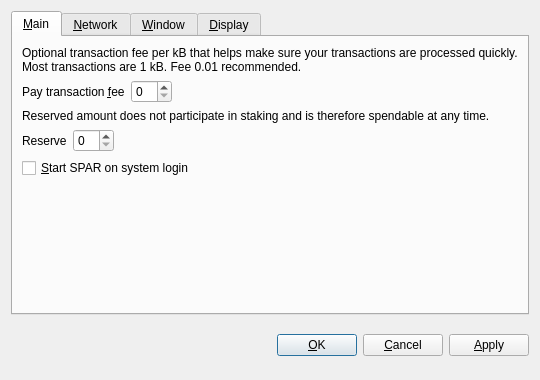
<?xml version="1.0" encoding="UTF-8"?>
<ui version="4.0">
 <class>OptionsDialog</class>
 <widget class="QDialog" name="OptionsDialog">
  <property name="geometry">
   <rect>
    <x>0</x>
    <y>0</y>
    <width>540</width>
    <height>380</height>
   </rect>
  </property>
  <property name="windowTitle">
   <string>Options</string>
  </property>
  <property name="modal">
   <bool>true</bool>
  </property>
  <layout class="QVBoxLayout" name="verticalLayout">
   <item>
    <widget class="QTabWidget" name="tabWidget">
     <property name="tabPosition">
      <enum>QTabWidget::North</enum>
     </property>
     <property name="currentIndex">
      <number>0</number>
     </property>
     <widget class="QWidget" name="tabMain">
      <attribute name="title">
       <string>&amp;Main</string>
      </attribute>
      <layout class="QVBoxLayout" name="verticalLayout_Main">
       <item>
        <widget class="QLabel" name="transactionFeeInfoLabel">
         <property name="text">
          <string>Optional transaction fee per kB that helps make sure your transactions are processed quickly. Most transactions are 1 kB. Fee 0.01 recommended.</string>
         </property>
         <property name="textFormat">
          <enum>Qt::PlainText</enum>
         </property>
         <property name="wordWrap">
          <bool>true</bool>
         </property>
        </widget>
       </item>
       <item>
        <layout class="QHBoxLayout" name="horizontalLayoutFee">
         <item>
          <widget class="QLabel" name="transactionFeeLabel">
           <property name="text">
            <string>Pay transaction &amp;fee</string>
           </property>
           <property name="textFormat">
            <enum>Qt::PlainText</enum>
           </property>
           <property name="buddy">
            <cstring>transactionFee</cstring>
           </property>
          </widget>
         </item>
         <item>
          <widget class="BitcoinAmountField" name="transactionFee"/>
         </item>
         <item>
          <spacer name="horizontalSpacerFee">
           <property name="orientation">
            <enum>Qt::Horizontal</enum>
           </property>
           <property name="sizeHint" stdset="0">
            <size>
             <width>40</width>
             <height>20</height>
            </size>
           </property>
          </spacer>
         </item>
        </layout>
       </item>
       <item>
        <widget class="QLabel" name="reserveBalanceInfoLabel">
         <property name="text">
          <string>Reserved amount does not participate in staking and is therefore spendable at any time.</string>
         </property>
         <property name="textFormat">
          <enum>Qt::PlainText</enum>
         </property>
         <property name="wordWrap">
          <bool>true</bool>
         </property>
        </widget>
       </item>
       <item>
        <layout class="QHBoxLayout" name="horizontalLayoutReserveBalance">
         <item>
          <widget class="QLabel" name="reserveBalanceLabel">
           <property name="text">
            <string>Reserve</string>
           </property>
           <property name="textFormat">
            <enum>Qt::PlainText</enum>
           </property>
           <property name="buddy">
            <cstring>reserveBalance</cstring>
           </property>
          </widget>
         </item>
         <item>
          <widget class="BitcoinAmountField" name="reserveBalance"/>
         </item>
         <item>
          <spacer name="horizontalSpacerReserveBalance">
           <property name="orientation">
            <enum>Qt::Horizontal</enum>
           </property>
           <property name="sizeHint" stdset="0">
            <size>
             <width>40</width>
             <height>20</height>
            </size>
           </property>
          </spacer>
         </item>
        </layout>
       </item>
       <item>
        <widget class="QCheckBox" name="bitcoinAtStartup">
         <property name="toolTip">
          <string>Automatically start SPAR after logging in to the system.</string>
         </property>
         <property name="text">
          <string>&amp;Start SPAR on system login</string>
         </property>
        </widget>
       </item>
       <item>
        <spacer name="verticalSpacer_Main">
         <property name="orientation">
          <enum>Qt::Vertical</enum>
         </property>
         <property name="sizeHint" stdset="0">
          <size>
           <width>20</width>
           <height>40</height>
          </size>
         </property>
        </spacer>
       </item>
      </layout>
     </widget>
     <widget class="QWidget" name="tabNetwork">
      <attribute name="title">
       <string>&amp;Network</string>
      </attribute>
      <layout class="QVBoxLayout" name="verticalLayout_Network">
       <item>
        <widget class="QCheckBox" name="mapPortUpnp">
         <property name="toolTip">
          <string>Automatically open the SPAR client port on the router. This only works when your router supports UPnP and it is enabled.</string>
         </property>
         <property name="text">
          <string>Map port using &amp;UPnP</string>
         </property>
        </widget>
       </item>
       <item>
        <widget class="QCheckBox" name="connectSocks">
         <property name="toolTip">
          <string>Connect to the SPAR network through a SOCKS proxy (e.g. when connecting through Tor).</string>
         </property>
         <property name="text">
          <string>&amp;Connect through SOCKS proxy:</string>
         </property>
        </widget>
       </item>
       <item>
        <layout class="QHBoxLayout" name="horizontalLayout_Network">
         <item>
          <widget class="QLabel" name="proxyIpLabel">
           <property name="text">
            <string>Proxy &amp;IP:</string>
           </property>
           <property name="textFormat">
            <enum>Qt::PlainText</enum>
           </property>
           <property name="buddy">
            <cstring>proxyIp</cstring>
           </property>
          </widget>
         </item>
         <item>
          <widget class="QValidatedLineEdit" name="proxyIp">
           <property name="maximumSize">
            <size>
             <width>140</width>
             <height>16777215</height>
            </size>
           </property>
           <property name="toolTip">
            <string>IP address of the proxy (e.g. 127.0.0.1)</string>
           </property>
          </widget>
         </item>
         <item>
          <widget class="QLabel" name="proxyPortLabel">
           <property name="text">
            <string>&amp;Port:</string>
           </property>
           <property name="textFormat">
            <enum>Qt::PlainText</enum>
           </property>
           <property name="buddy">
            <cstring>proxyPort</cstring>
           </property>
          </widget>
         </item>
         <item>
          <widget class="QLineEdit" name="proxyPort">
           <property name="maximumSize">
            <size>
             <width>55</width>
             <height>16777215</height>
            </size>
           </property>
           <property name="toolTip">
            <string>Port of the proxy (e.g. 9050)</string>
           </property>
          </widget>
         </item>
         <item>
          <widget class="QLabel" name="socksVersionLabel">
           <property name="text">
            <string>SOCKS &amp;Version:</string>
           </property>
           <property name="textFormat">
            <enum>Qt::PlainText</enum>
           </property>
           <property name="buddy">
            <cstring>socksVersion</cstring>
           </property>
          </widget>
         </item>
         <item>
          <widget class="QValueComboBox" name="socksVersion">
           <property name="toolTip">
            <string>SOCKS version of the proxy (e.g. 5)</string>
           </property>
          </widget>
         </item>
         <item>
          <spacer name="horizontalSpacer_Network">
           <property name="orientation">
            <enum>Qt::Horizontal</enum>
           </property>
           <property name="sizeHint" stdset="0">
            <size>
             <width>40</width>
             <height>20</height>
            </size>
           </property>
          </spacer>
         </item>
        </layout>
       </item>
       <item>
        <spacer name="verticalSpacer_Network">
         <property name="orientation">
          <enum>Qt::Vertical</enum>
         </property>
         <property name="sizeHint" stdset="0">
          <size>
           <width>20</width>
           <height>40</height>
          </size>
         </property>
        </spacer>
       </item>
      </layout>
     </widget>
     <widget class="QWidget" name="tabWindow">
      <attribute name="title">
       <string>&amp;Window</string>
      </attribute>
      <layout class="QVBoxLayout" name="verticalLayout_Window">
       <item>
        <widget class="QCheckBox" name="minimizeToTray">
         <property name="toolTip">
          <string>Show only a tray icon after minimizing the window.</string>
         </property>
         <property name="text">
          <string>&amp;Minimize to the tray instead of the taskbar</string>
         </property>
        </widget>
       </item>
       <item>
        <widget class="QCheckBox" name="minimizeOnClose">
         <property name="toolTip">
          <string>Minimize instead of exit the application when the window is closed. When this option is enabled, the application will be closed only after selecting Quit in the menu.</string>
         </property>
         <property name="text">
          <string>M&amp;inimize on close</string>
         </property>
        </widget>
       </item>
       <item>
        <spacer name="verticalSpacer_Window">
         <property name="orientation">
          <enum>Qt::Vertical</enum>
         </property>
         <property name="sizeHint" stdset="0">
          <size>
           <width>20</width>
           <height>40</height>
          </size>
         </property>
        </spacer>
       </item>
      </layout>
     </widget>
     <widget class="QWidget" name="tabDisplay">
      <attribute name="title">
       <string>&amp;Display</string>
      </attribute>
      <layout class="QVBoxLayout" name="verticalLayout_Display">
       <item>
        <layout class="QHBoxLayout" name="horizontalLayout_1_Display">
         <item>
          <widget class="QLabel" name="langLabel">
           <property name="text">
            <string>User Interface &amp;language:</string>
           </property>
           <property name="textFormat">
            <enum>Qt::PlainText</enum>
           </property>
           <property name="buddy">
            <cstring>lang</cstring>
           </property>
          </widget>
         </item>
         <item>
          <widget class="QValueComboBox" name="lang">
           <property name="toolTip">
            <string>The user interface language can be set here. This setting will take effect after restarting SPAR.</string>
           </property>
          </widget>
         </item>
        </layout>
       </item>
       <item>
        <layout class="QHBoxLayout" name="horizontalLayout_2_Display">
         <item>
          <widget class="QLabel" name="unitLabel">
           <property name="text">
            <string>&amp;Unit to show amounts in:</string>
           </property>
           <property name="textFormat">
            <enum>Qt::PlainText</enum>
           </property>
           <property name="buddy">
            <cstring>unit</cstring>
           </property>
          </widget>
         </item>
         <item>
          <widget class="QValueComboBox" name="unit">
           <property name="toolTip">
            <string>Choose the default subdivision unit to show in the interface and when sending coins.</string>
           </property>
          </widget>
         </item>
        </layout>
       </item>
       <item>
        <widget class="QCheckBox" name="displayAddresses">
         <property name="toolTip">
          <string>Whether to show SPAR addresses in the transaction list or not.</string>
         </property>
         <property name="text">
          <string>&amp;Display addresses in transaction list</string>
         </property>
        </widget>
       </item>
       <item>
        <widget class="QCheckBox" name="coinControlFeatures">
         <property name="toolTip">
          <string>Whether to show coin control features or not.</string>
         </property>
         <property name="text">
          <string>Display coin &amp;control features (experts only!)</string>
         </property>
        </widget>
       </item>
       <item>
        <spacer name="verticalSpacer_Display">
         <property name="orientation">
          <enum>Qt::Vertical</enum>
         </property>
         <property name="sizeHint" stdset="0">
          <size>
           <width>20</width>
           <height>40</height>
          </size>
         </property>
        </spacer>
       </item>
      </layout>
     </widget>
    </widget>
   </item>
   <item>
    <layout class="QHBoxLayout" name="horizontalLayout_Buttons">
     <item>
      <spacer name="horizontalSpacer_1">
       <property name="orientation">
        <enum>Qt::Horizontal</enum>
       </property>
       <property name="sizeHint" stdset="0">
        <size>
         <width>40</width>
         <height>48</height>
        </size>
       </property>
      </spacer>
     </item>
     <item>
      <widget class="QLabel" name="statusLabel">
       <property name="font">
        <font>
         <weight>75</weight>
         <bold>true</bold>
        </font>
       </property>
       <property name="text">
        <string/>
       </property>
       <property name="textFormat">
        <enum>Qt::PlainText</enum>
       </property>
       <property name="wordWrap">
        <bool>true</bool>
       </property>
      </widget>
     </item>
     <item>
      <spacer name="horizontalSpacer_2">
       <property name="orientation">
        <enum>Qt::Horizontal</enum>
       </property>
       <property name="sizeHint" stdset="0">
        <size>
         <width>40</width>
         <height>48</height>
        </size>
       </property>
      </spacer>
     </item>
     <item>
      <widget class="QPushButton" name="okButton">
       <property name="text">
        <string>&amp;OK</string>
       </property>
      </widget>
     </item>
     <item>
      <widget class="QPushButton" name="cancelButton">
       <property name="text">
        <string>&amp;Cancel</string>
       </property>
       <property name="autoDefault">
        <bool>false</bool>
       </property>
      </widget>
     </item>
     <item>
      <widget class="QPushButton" name="applyButton">
       <property name="text">
        <string>&amp;Apply</string>
       </property>
       <property name="autoDefault">
        <bool>false</bool>
       </property>
      </widget>
     </item>
    </layout>
   </item>
  </layout>
 </widget>
 <customwidgets>
  <customwidget>
   <class>BitcoinAmountField</class>
   <extends>QSpinBox</extends>
   <header>bitcoinamountfield.h</header>
  </customwidget>
  <customwidget>
   <class>QValueComboBox</class>
   <extends>QComboBox</extends>
   <header>qvaluecombobox.h</header>
  </customwidget>
  <customwidget>
   <class>QValidatedLineEdit</class>
   <extends>QLineEdit</extends>
   <header>qvalidatedlineedit.h</header>
  </customwidget>
 </customwidgets>
 <resources/>
 <connections/>
</ui>
